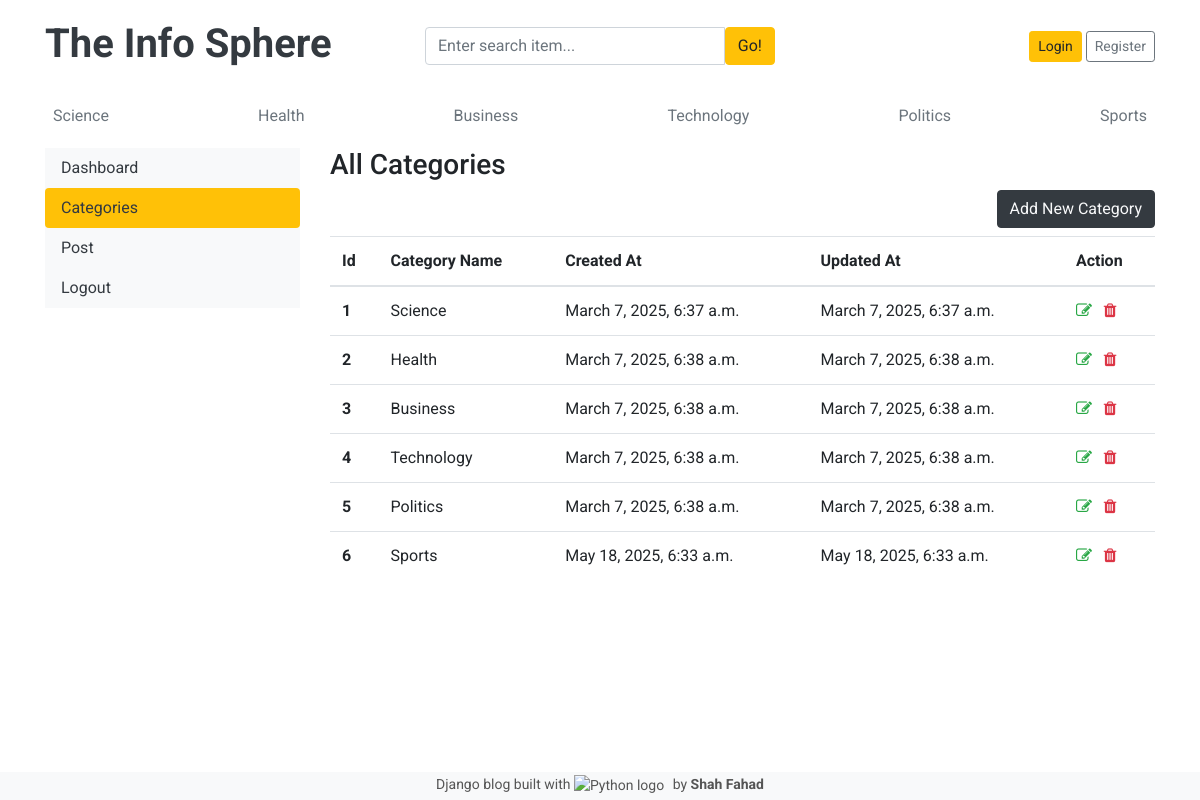
/dashboard/categories/, run on the app's committed database.
### blogs/models.py (models this page shows, shortened)
class Category(models.Model):
    category_name = models.CharField(max_length=50, unique=True)  # Correct spelling of unique
    created_at = models.DateTimeField(auto_now=True)
    updated_at = models.DateTimeField(auto_now=True)
    class Meta:
        verbose_name_plural = 'Categories'

### dashboard/views.py (the view)
# urls.py: path('categories/', views.categories, name='categories'),
def categories(request):
    return render(request, 'dashboard/categories.html')

### blogs/context_processors.py (called while the page is built)
def get_categories(request):
    categories = Category.objects.all()
    return dict(categories=categories)

### templates/dashboard/categories.html
{% extends '../base/base.html'%}
{% block content %}
<div class="row">
    {% include './leftsidebar.html' %}
    <div class="col-md-9">
        <h3>All Categories</h3>
        <a href="{% url 'add_categories'%}" class="btn btn-dark text-light float-right mb-2">Add New Category</a>
        <table class="table">
            <thead>
                <tr>
                    <th>Id</th>
                    <th>Category Name</th>
                    <th>Created At</th>
                    <th>Updated At</th>
                    <th>Action</th>
                </tr>
            </thead>
            <tbody>
                {% for cat in categories %}
                <tr>
                    <th>{{ forloop.counter }}</th>
                    <td>{{ cat.category_name }}</td>
                    <td>{{cat.created_at}}</td>
                    <td>{{cat.updated_at}}</td>
                    <td>
                        <a href="{% url 'edit_categories' cat.id %}"><i class="fa fa-edit text-success"></i></a>&nbsp;&nbsp;
                        <a href="{% url 'delete_categories' cat.id %}"><i class="fa fa-trash text-danger"></i></a>
                    </td>
                </tr>
                {% endfor %}
            </tbody>
        </table>
    </div>
</div>
{% endblock %}

### templates/base/base.html
{% include './header.html' %}
{% block content %}
{% endblock %}
{% include './footer.html' %}

### templates/base/header.html (shortened to what this page needs)
{% load static %}
<!DOCTYPE html>
<html lang="en">
<head>
  <link href="https://getbootstrap.com/docs/4.0/dist/css/bootstrap.min.css" rel="stylesheet">
  <link href="{% static 'css/blog.css' %}" rel="stylesheet">
  <link rel="stylesheet" href="https://cdnjs.cloudflare.com/ajax/libs/font-awesome/4.7.0/css/font-awesome.min.css">
</head>
<body>
  <div class="container">
    <header class="blog-header py-3">
      <div class="row flex-nowrap justify-content-between align-items-center">
        <div class="col-4 pt-1">
          <a class="blog-header-logo text-dark" href="/"> <h1><strong> The Info Sphere</strong></h1></a>
        </div>
        <div class="col-4">
          <form action="{% url 'search' %}" method="GET">
            <div class="input-group">
              <input class="form-control" name="keyword" type="text" placeholder="Enter search item..." aria-label="Enter search item..." aria-describedby="button-search" />
              <button type="submit" class="btn btn-warning" id="button-search" type="button">Go!</button>
          </div>
          </form>
        </div>
        <div class="col-4 d-flex justify-content-end align-items-center">
          {% if not user.is_authenticated %}
          <a class="btn btn-sm btn-warning" href="{% url 'login' %}">Login</a> &nbsp;
          <a class="btn btn-sm btn-outline-secondary" href="{% url 'register' %}">Register</a>
          {% else %}
          <span><a href="{% url 'dashboard' %}" class="btn btn-warning">Dashboard</a></span> &nbsp;
          <span> <a href="{% url 'logout' %}">Logout</a></span>
          {% endif %}
        </div>
      </div>
    </header>
    <div class="nav-scroller py-1 mb-2">
      <nav class="nav d-flex justify-content-between">
        {% for cat in categories %}
        <a class="p-2 text-muted" href="{% url 'posts_by_category' cat.id %}">{{ cat.category_name}}</a>
        {% endfor %}
      </nav>
    </div>

### templates/dashboard/leftsidebar.html (shortened to what this page needs)
<div class="col-md-3">
    <div class="nav flex-column nav-pills
     bg-light aria-orientation='vertical'">
        <a href="{% url 'dashboard' %}"
         class="nav-link text-dark {% if '/dashboard/' == request.path %}bg-warning{% endif %}">Dashboard</a>
        <a href="{% url 'categories' %}"
            class="nav-link text-dark {% if '/categories/' in request.path %}bg-warning{% endif %}">Categories</a>
        <a href="{% url 'posts' %}" class="nav-link text-dark {% if '/posts/' in request.path %}bg-warning{% endif %}">Post</a>
        <a href="" class="nav-link text-dark">Logout</a>
    </div>
</div>

### templates/base/footer.html
<footer class="blog-footer"
  style="background-color: #f8f9fa; padding: 2px 0; text-align: center; position: fixed; bottom: 0; left: 0; width: 100%; z-index: 1000;">
  <p style="margin: 0; font-size: 14px; color: #555; padding-bottom: 2px;">
    <span>Django blog built with </span>
    <img src="https://upload.wikimedia.org/wikipedia/commons/c/c3/Python-logo-notext.svg" alt="Python logo"
      style="height: 20px; vertical-align: middle; margin-right: 5px;">
    <span>by <strong>Shah Fahad</strong></span>
  </p>
</footer>
</body>
</html>

### static/css/blog.css (style rules this page uses)
body { font-family: 'Roboto', sans-serif; }
h1, h2, h3, h4, h5, h6 { font-family: 'Roboto', sans-serif; }
p { font-family: 'Roboto', sans-serif; }

### data on the page
Category: category_name "Science", created_at "March 7, 2025, 6:37 a.m.", updated_at "March 7, 2025, 6:37 a.m."
Category: category_name "Health", created_at "March 7, 2025, 6:38 a.m.", updated_at "March 7, 2025, 6:38 a.m."
Category: category_name "Business", created_at "March 7, 2025, 6:38 a.m.", updated_at "March 7, 2025, 6:38 a.m."
Category: category_name "Technology", created_at "March 7, 2025, 6:38 a.m.", updated_at "March 7, 2025, 6:38 a.m."
Category: category_name "Politics", created_at "March 7, 2025, 6:38 a.m.", updated_at "March 7, 2025, 6:38 a.m."
Category: category_name "Sports", created_at "May 18, 2025, 6:33 a.m.", updated_at "May 18, 2025, 6:33 a.m."
